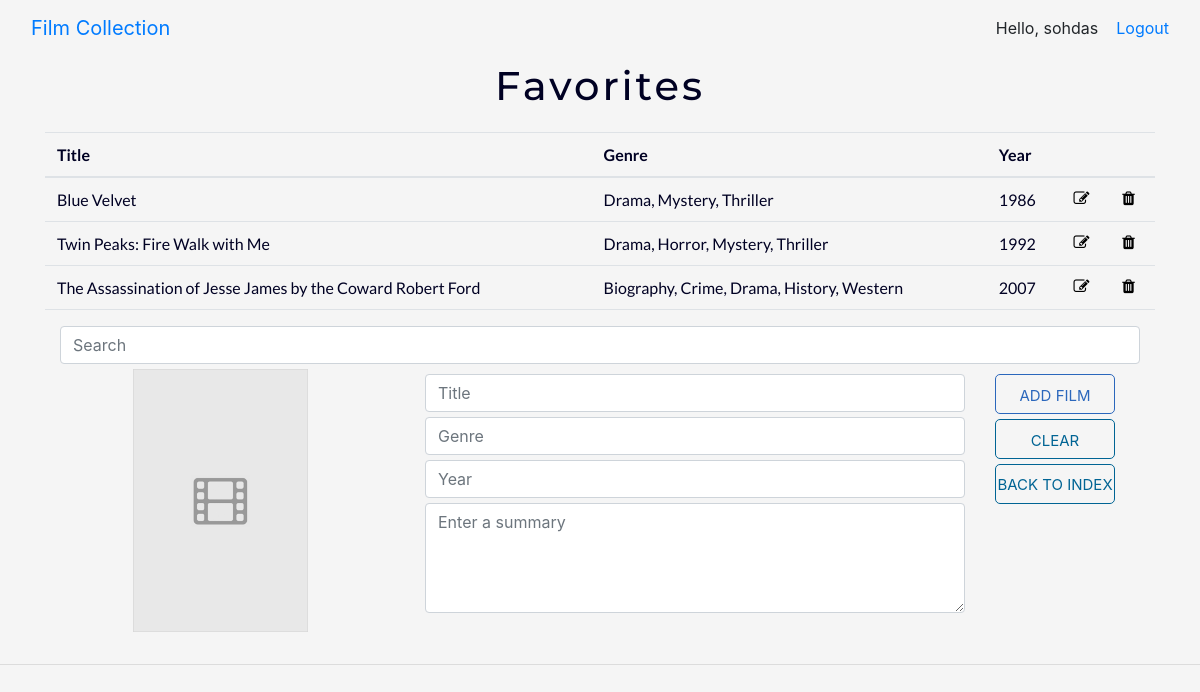
The page /7/ (signed in) on the database its author committed.
### collection/models.py (models this page shows, shortened)
class Shelf(models.Model):
    user = models.ForeignKey(settings.AUTH_USER_MODEL, on_delete = models.CASCADE, default = 1)
    shelf_name = models.CharField(max_length = 100)
    shelf_size = models.PositiveIntegerField(default = 0)

class Movie(models.Model):
    shelf = models.ForeignKey(Shelf, on_delete = models.CASCADE)
    movie_name = models.CharField(max_length = 100)
    movie_genre = models.CharField(max_length = 100)
    release_year = models.PositiveIntegerField(default = 2018)
    movie_summary = models.TextField()
    movie_poster = models.TextField(null = True)

### collection/views.py (the view)
# urls.py: path('<int:pk>/', views.DetailView.as_view(), name='detail'),
class DetailView(generic.DetailView):
    model = Shelf
    template_name='collection/detail.html'

### collection/templates/collection/detail.html (shortened to what this page needs)
{% extends 'base.html' %}
{% load staticfiles %}
{% block body %}
<div class="container color-navy">
    <div class="title">
        <p> {{ shelf.shelf_name }} </p>
    </div>
    <table class="table body-font color-navy">
        <thead>
            <th>Title</th>
            <th>Genre</th>
            <th>Year</th>
            <th></th>
            <th></th>
        </thead>
        <tbody>
            {% for movie in shelf.movie_set.all %}
            <tr>
                <td for="movie{{ forloop.counter }}">{{ movie.movie_name }}</td>
                <td for="movie{{ forloop.counter }}">{{ movie.movie_genre }}</td>
                <td for="movie{{ forloop.counter }}">{{ movie.release_year }}</td>
                <td title="Edit"><a href="{% url 'collection:update' shelf.id movie.id %}"class ="button-edit"><span class="fa fa-edit"></span></a></td>
                <td title="Delete"><a href="{% url 'collection:delete_film' shelf.id movie.id%}"class ="button-trash"><span class="fa fa-trash"></span></a></td>
            </tr>
            {% endfor %}
        </tbody>
    </table>
    <div class ="container">
        <input id = "search-text" class="form-control form-spacing" type="text" placeholder="Search">
    </div>
    <form class="row" action="{% url 'collection:add_film' shelf.id %}" method="post">
        <div class="col-sm-4 form-group">
            <img src = "{% static 'imgs/placeholder_poster.png' %}" id ="movie-poster"></img>
        </div>
        <div class="col-sm-6 form-group">
            <input required id = "form-title" class="form-control form-spacing" type="text" name="title" placeholder="Title">
            <input required id = "form-genre" class="form-control form-spacing" type="text" name="genre" placeholder="Genre">
            <input required data-placeholder="" id = "form-year" data-mask="9999" class="form-control form-spacing" type="text" min="0000" max="2050" name="year"
                placeholder="Year">
            <textarea rows="4" id = "form-plot" class="form-control form-spacing" type="text" name="summary" placeholder="Enter a summary"></textarea>
        </div>
        <div class="col-sm-2 form-group">
            <button class="button-yin form-spacing" type="submit"> ADD FILM </button>
            <button id ="reset-button" class="button-yang form-spacing" type="reset"> CLEAR </button>
            <a class="button-yang form-spacing" href="{% url 'collection:index' %}">BACK TO INDEX</a>
        </div>
    </form>
</div>
{% endblock %}

### collection/templates/base.html (shortened to what this page needs)
{% load static %}
<html>
<head>
    <link href="https://stackpath.bootstrapcdn.com/font-awesome/4.7.0/css/font-awesome.min.css" rel="stylesheet">
    <link rel="stylesheet" type="text/css" href="{% static 'collection/style.css' %}">
    <link rel="stylesheet" href="https://stackpath.bootstrapcdn.com/bootstrap/4.1.3/css/bootstrap.min.css"
>
</head>
<body>
    {% if user.is_authenticated %}
        <nav class="navbar navbar-default navbar-expand-lg">
            <div class="container-fluid">
                <div class="navbar-header">
                    <a class="navbar-brand" href="/">Film Collection</a>
                </div>
                <ul class="nav navbar-nav navbar-right">
                    <li> Hello, {{user.get_username}} &nbsp; &nbsp;</li>
                    <li class="active"><a href="{% url 'logout'%}?next=/">Logout</a></li>
                </ul>
            </div>
        </nav>
    {% endif %}
    {% block body %}
    {% endblock %}
    <hr>
</body>
</html>

### collection/static/collection/style.css (style rules this page uses)
.color-navy { color: #000123; }
.body-font { font-family: 'Lato'; }
html { overflow-y: scroll !important; }
html body { background-color: whitesmoke; }
a { text-decoration: none !important; }
.title { font-family: 'Montserrat'; font-size: 40px; letter-spacing: 3px; font-weight: 450; margin: auto; width: 100%; text-align: center; }
.table tr:not(.summary) td { border: none !important; }
.table tbody tr { background-color: whitesmoke; color: #000123; transition: ease-in-out .3s; }
.button-trash { z-index: 100; border: none; background-color: transparent; color:black; cursor:pointer; }
.button-edit { z-index: 100; border: none; background-color: transparent; color:black; cursor:pointer; transition: ease-in-out .3s; }
.button-yin { font-style: normal; display: block; font-size: 15px; background-color: whitesmoke; color: #2b67bc; height: 40px; width: 120px; border-radius: 5px; border: 1px solid #2b67bc; text-align: center; line-height: 40px; transition: ease-in-out .3s; }
.button-yang { font-style: normal; display: block; font-size: 15px; background-color: whitesmoke; color: #006494; height: 40px; width: 120px; border-radius: 5px; border: 1px solid #006494; text-align: center; line-height: 40px; transition: ease-in-out .3s; }
#movie-poster { width: 50%; display: block; margin: auto; }
.form-spacing { margin-top: 5px; margin-bottom: 5px; }

### rows shown on the page
Shelf: shelf_name "Favorites"
Movie: movie_name "Blue Velvet", movie_genre "Drama, Mystery, Thriller", release_year "1986"
Movie: movie_name "Twin Peaks: Fire Walk with Me", movie_genre "Drama, Horror, Mystery, Thriller", release_year "1992"
Movie: movie_name "The Assassination of Jesse James by the Coward Robert Ford", movie_genre "Biography, Crime, Drama, History, Western", release_year "2007"

### other values the page prints
{{ user.get_username }} "sohdas"
